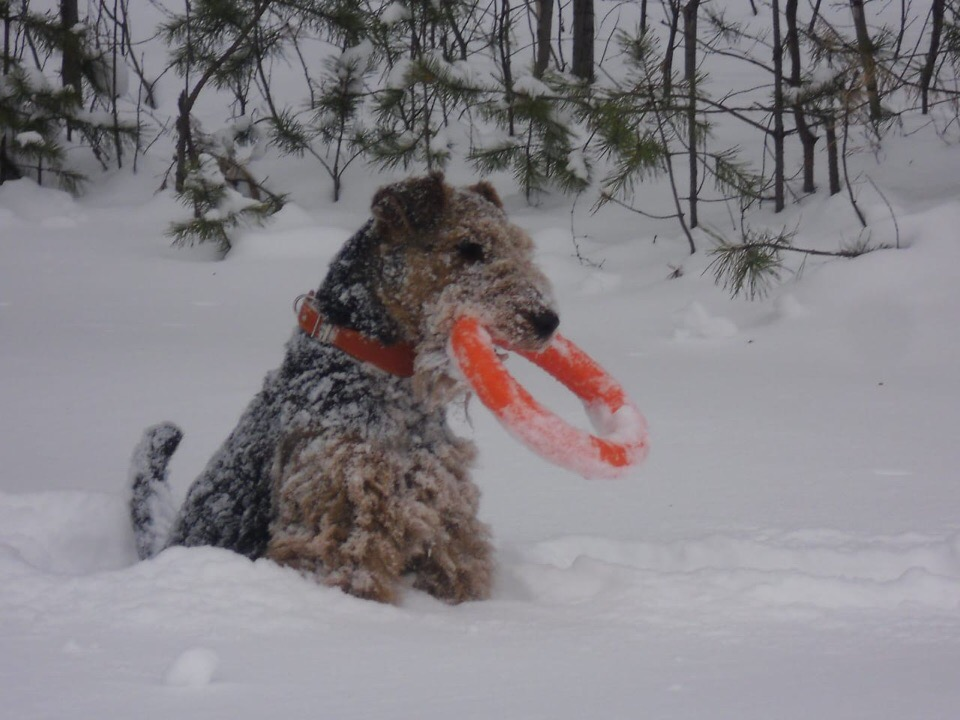
#> input picture Filters/img.jpg, 960 x 720 px, given in place of tiger-low-contrast.png, which was not available
$ jupyter execute --allow-errors 3.ipynb   (text cells are left out)
#> lines starting #> are read from the running program, lines starting #| are printed output that depends on the picture; pictures that were not available may be replaced by others from this repository, and a replacement may not be noted
[cell 1]
from skimage.io import imread, imsave, imshow
from skimage import img_as_ubyte, img_as_float
import numpy as np
from matplotlib.pyplot import hist
import matplotlib.pyplot as plt

[cell 2]
img = imread('tiger-low-contrast.png')
#> img is the input picture: shape (720, 960, 3); mean R, G, B 132.3, 129.1, 134
imshow(img);

[cell 3]
values, bin_edges, patches = hist(img.ravel(), bins=range(230))
#> values = 229 values, max 53801 at index 165, min 0 at index 0, mean 9055; bin_edges = 230 values from 0 to 229; patches = 229 items
plt.title('Гистограмма исходного изображения')
plt.xlabel('яркость')
plt.ylabel('кол-во пикселей');
#> figure, not shown here; tallest bar 53801 high, from x = 165 to 166

[cell 4]
x_min = min(img.ravel())
#> x_min = 9
x_max = max(img.ravel())
#> x_max = 196

[cell 5]
coef = 255/(x_max - x_min)
#> coef = 1.36
img_out = ((img - x_min) *coef).astype('uint8')

[cell 6]
values_out, bin_edges_out, patches_out = hist(img_out.ravel(), bins=range(255))
#> values_out = 254 values, max 53801 at index 212, min 0 at index 3, mean 8163.8; bin_edges_out = 255 values from 0 to 254; patches_out = 254 items
plt.title('Гистограмма выходного изображения')
plt.xlabel('яркость')
plt.ylabel('кол-во пикселей');
#> figure, not shown here; tallest bar 53801 high, from x = 212 to 213

[cell 7]
imshow(img_out);

[cell 8]
img_sample = imread('tiger-high-contrast.png')
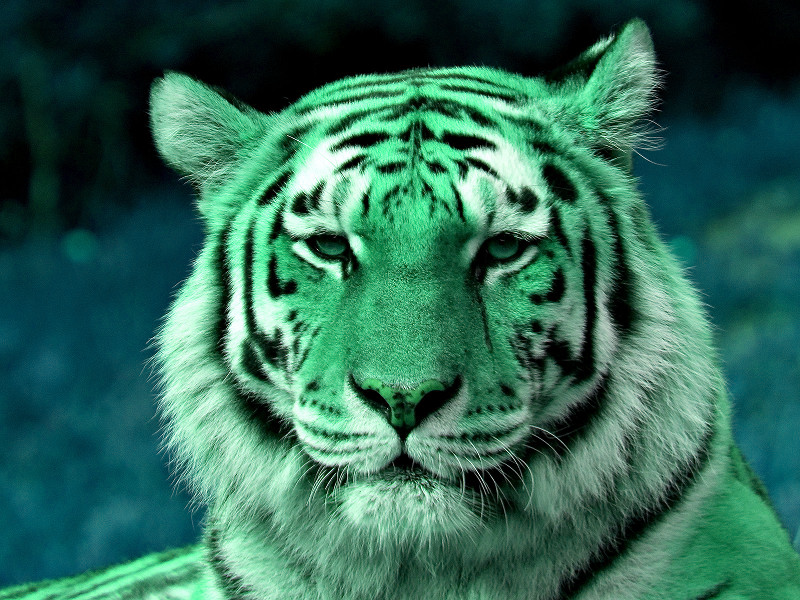
#> input picture 2_image_structure/tiger-brg.png, 800 x 600 px, given in place of tiger-high-contrast.png, which was not available
#> img_sample is the input picture: shape (600, 800, 3); mean R, G, B 50.1, 106.7, 88.4
np.array_equal(img_out,img_sample)
#> Out = False

[cell 9]
img = imread('tiger-low-contrast.png')
imshow(img);
img = img.astype('float')
k = round(img.shape[0] * img.shape[1] * 0.05)
#> k = 34560

[cell 10]
img_sort = img.copy()
img_sort = img_sort.ravel()
img_sort.sort()

[cell 11]
x_min = img_sort[k]
#> x_min = 33
x_max = img_sort[len(img_sort) - k]
#> x_max = 181
print(x_min,x_max)
#| 33.0 181.0

[cell 12]
coef = 255/(x_max - x_min)
#> coef = 1.72
img_out = (img - x_min) * coef

[cell 13]
img_out = np.clip(img_out,0,255).astype('uint8')
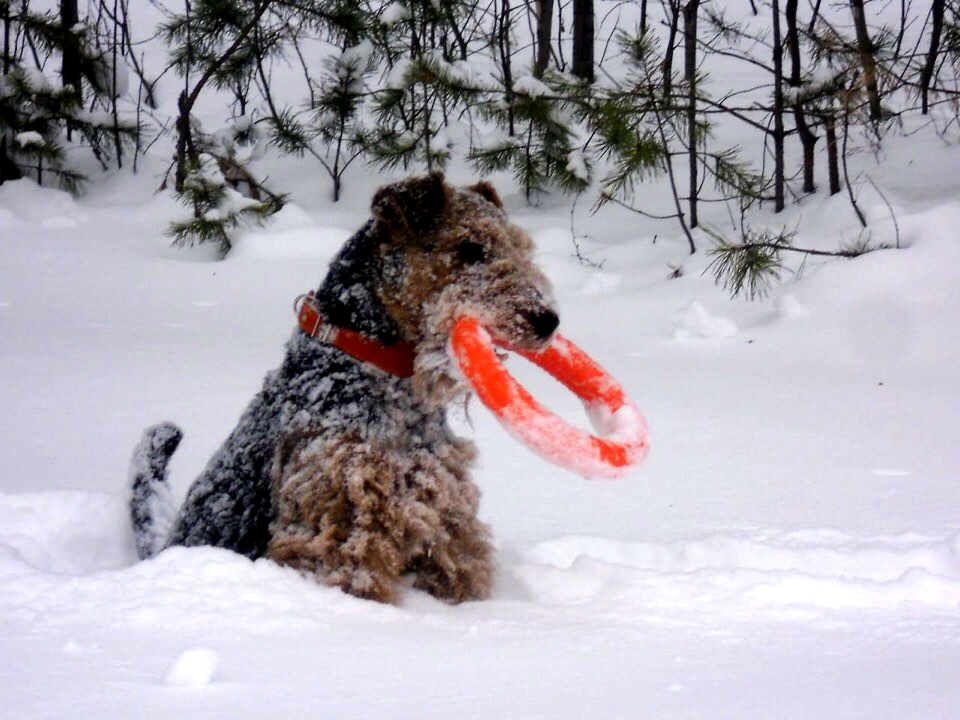
#> img_out: shape (720, 960, 3); mean R, G, B 170.7, 165.2, 173.5

[cell 14]
imshow(img_out);

[cell 15]
values_out, bin_edges_out, patches_out = hist(img_out.ravel(), bins=range(255))
#> values_out = 254 values, max 53801 at index 227, min 0 at index 2, mean 8020.9
plt.title('Гистограмма выходного изображения')
plt.xlabel('яркость')
plt.ylabel('кол-во пикселей');
#> figure, not shown here; tallest bar 53801 high, from x = 227 to 228

[cell 16]
img_sample = imread('tiger-stable-contrast.png')
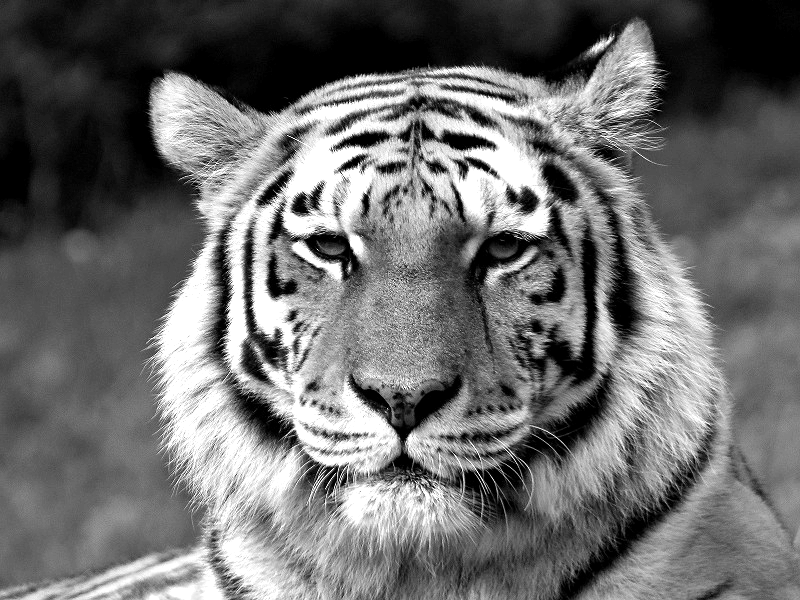
#> input picture 3_contrast_and_brightness_correction/tiger-stable-contrast.png, 800 x 600 px
#> img_sample is the input picture: shape (600, 800); min 0, max 255, mean 109.4
np.array_equal(img_out,img_sample)
#> Out = False

[cell 17]
img = imread('tiger-color.png')
imshow(img);

[cell 18]
img = img_as_float(img)
#> img: shape (600, 800, 3) float64

[cell 19]
Y = 0.2126 * img[:,:,0] + 0.7152 * img[:,:,1] + 0.0722 * img[:,:,2]
U = -0.0999 * img[:,:,0] - 0.336 * img[:,:,1] + 0.436 * img[:,:,2]
V = 0.615 * img[:,:,0] - 0.5586 * img[:,:,1] - 0.0563 * img[:,:,2]
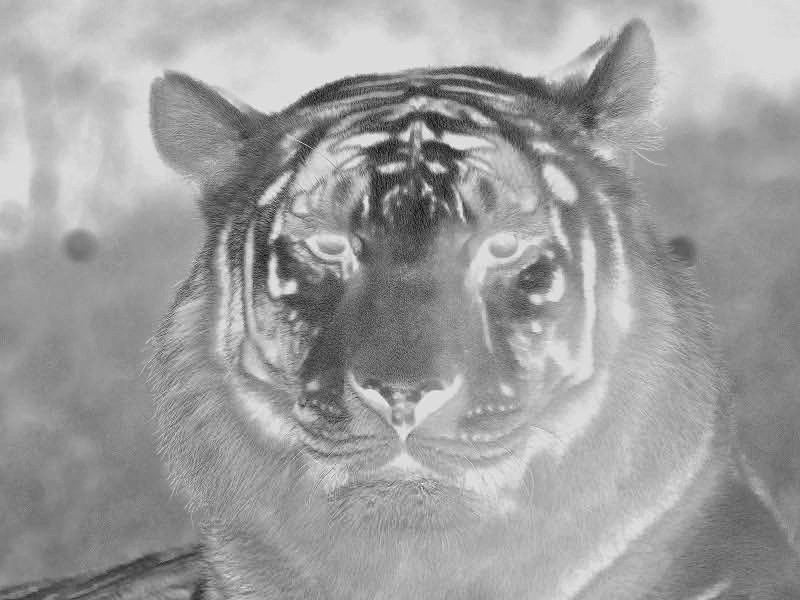
#> V: shape (600, 800) float64; min -0.473, max 0.0748, mean -0.132; drawn with min black and max white

[cell 20]
k = round(int(Y.shape[0] * Y.shape[1] * 0.05))
#> k = 24000
Y_sort = Y.copy()
Y_sort = Y_sort.ravel()
Y_sort.sort()
Y_min = Y_sort[k]
#> Y_min = 0.0115
Y_max = Y_sort[len(Y_sort) - k]
#> Y_max = 0.855
coef = 1/(Y_max - Y_min)
#> coef = 1.19
Y_out = (Y - Y_min) * coef

[cell 21]
Y_out = np.clip(Y_out,0,1)

[cell 22]
R = Y_out + 1.2803 * V
G = Y_out - 0.2148 * U - 0.3805 * V
B = Y_out + 2.1279 * U

[cell 23]
img_out = np.dstack((R,G,B))
#> img_out: shape (600, 800, 3) float64

[cell 24]
img_out = np.clip(img_out,0,1)
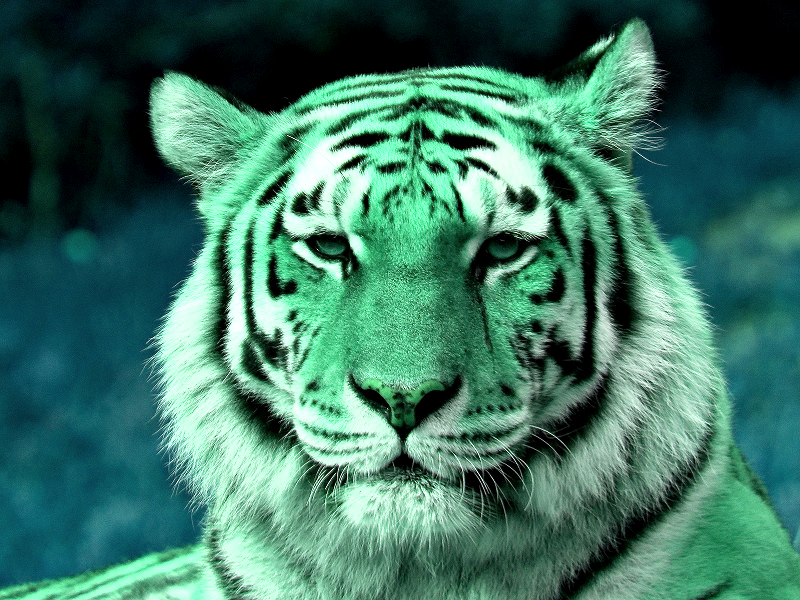
#> img_out: shape (600, 800, 3) float64; mean of channels 0, 1, 2 0.248, 0.465, 0.398; drawn as R, G, B
img_out = img_as_ubyte(img_out)

[cell 25]
imshow(img_out);

#> (a cell that did not finish here is left out)

#> (a cell that did not finish here is left out)

[cell 28]
img = img_as_float(img)

[cell 29]
R_avg = np.mean(img[:,:,0])
#> R_avg = 0.197
G_avg = np.mean(img[:,:,1])
#> G_avg = 0.419
B_avg = np.mean(img[:,:,2])
#> B_avg = 0.347
Avg = (R_avg + G_avg + B_avg)/3
#> Avg = 0.321
r_w = R_avg/Avg
#> r_w = 0.613
g_w = G_avg/Avg
#> g_w = 1.31
b_w = B_avg/Avg
#> b_w = 1.08

[cell 30]
R = img[:,:,0]/r_w
G = img[:,:,1]/g_w
B = img[:,:,2]/b_w

[cell 31]
img_out = np.dstack((R,G,B))

[cell 32]
img_out = np.clip(img_out,0,1)
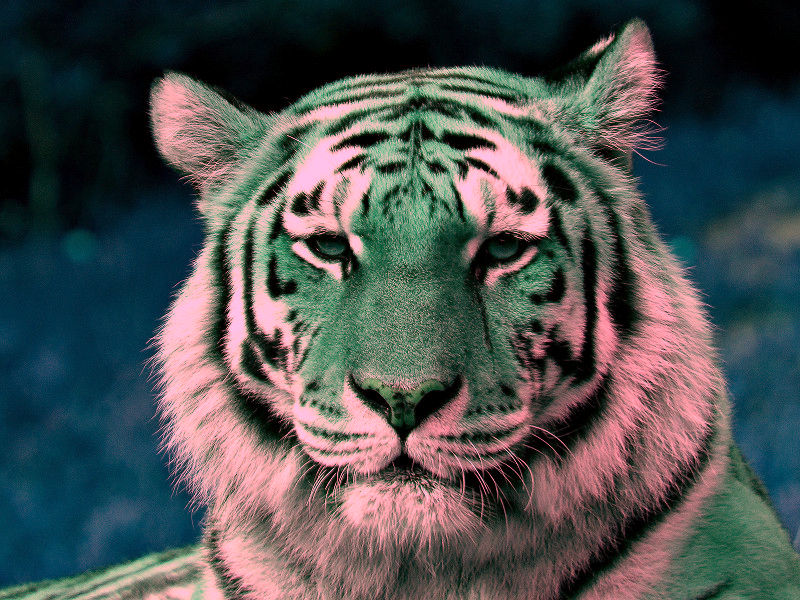
#> img_out: shape (600, 800, 3) float64; mean R, G, B 0.308, 0.321, 0.321
img_out = img_as_ubyte(img_out)

[cell 33]
imshow(img_out);

[cell 34]
img_sample = imread('railroad-gray-world.png')
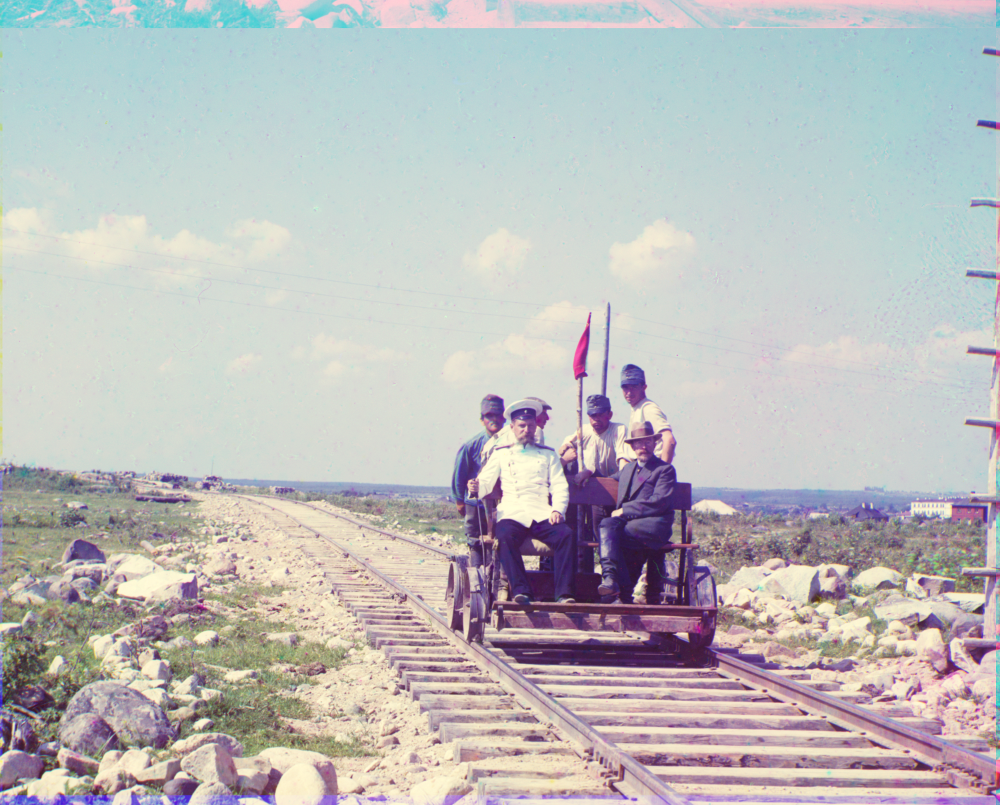
#> input picture 3_contrast_and_brightness_correction/railroad-gray-world.png, 1000 x 805 px
#> img_sample is the input picture: shape (805, 1000, 3); mean R, G, B 189, 188.9, 188.9
np.array_equal(img_out,img_sample)
#> Out = False

#> (a cell that did not finish here is left out)

[cell 36]
values, bin_edges, patches = hist(img.ravel(), bins=range(255))
#> values = 254 values, max 1432844 at index 0, min 0 at index 2, mean 5669.3; bin_edges = 255 values from 0 to 254; patches = 254 items
plt.title('Гистограмма исходного изображения')
plt.xlabel('яркость')
plt.ylabel('кол-во пикселей');
#> figure, not shown here; tallest bar 1432844 high, from x = 0 to 1

[cell 37]
cdf = np.cumsum(values)
#> cdf = 254 values from 1432844 to 1440000
plt.title('Функция распределения')
plt.plot(cdf);
#> figure, not shown here; curve peaks at x = 1, y = 1440000

[cell 38]
img_out = img.copy()
min_cdf = np.min(cdf[np.nonzero(cdf)]) # определяем минимальное значение cdf неравное 0
#> min_cdf = 1432844
coef = 255/(img.size - 1)
#> coef = 0.000177
#> (the rest of this cell did not finish here and is left out)

[cell 39]
img_out = img_as_ubyte(img_out)
imshow(img_out);

[cell 40]
values_out, bin_edges_out, patches_out = hist(img_out.ravel(), bins=range(255))
#> values_out = 254 values, max 88067 at index 0, min 1281 at index 243, mean 5641.1
plt.title('Гистограмма полученного изображения')
plt.xlabel('яркость')
plt.ylabel('кол-во пикселей');
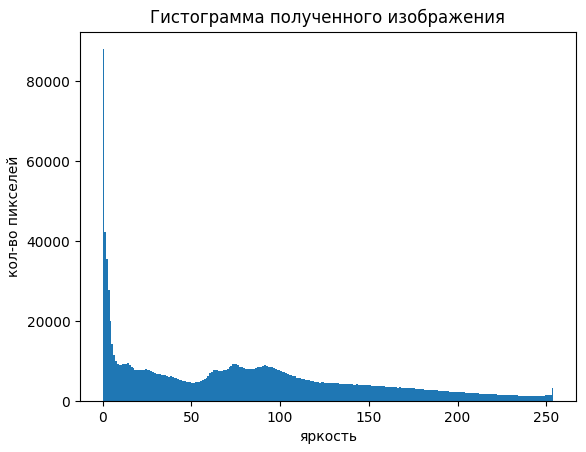
#> figure drawn by matplotlib, 1 panel; tallest bar 88067 high, from x = 0 to 1

[cell 41]
cdf_out = np.cumsum(values_out)
#> cdf_out = 254 values from 88067 to 1432844
plt.title('Функция распределения полученного изображения')
plt.plot(cdf_out);
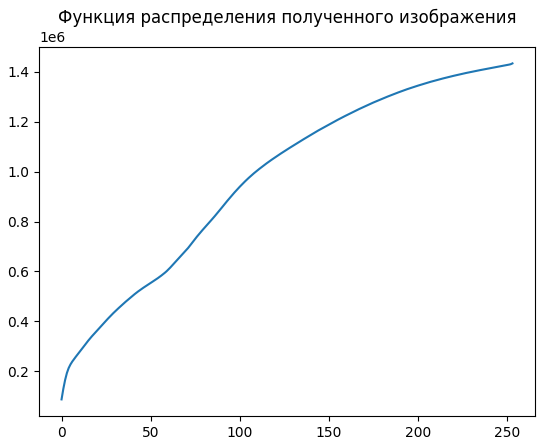
#> figure drawn by matplotlib, 1 panel; curve peaks at x = 253, y = 1432844
